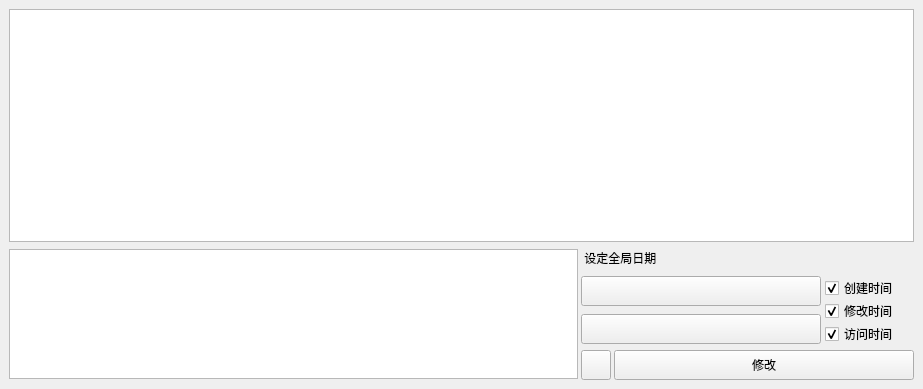
<?xml version="1.0" encoding="UTF-8"?>
<ui version="4.0">
 <class>MainWindow</class>
 <widget class="QMainWindow" name="MainWindow">
  <property name="geometry">
   <rect>
    <x>0</x>
    <y>0</y>
    <width>923</width>
    <height>389</height>
   </rect>
  </property>
  <property name="windowTitle">
   <string>MainWindow</string>
  </property>
  <widget class="QWidget" name="centralwidget">
   <layout class="QGridLayout" name="gridLayout_3">
    <item row="0" column="0">
     <layout class="QGridLayout" name="gridLayout_2">
      <item row="0" column="0">
       <widget class="TableWidget" name="table_widget_info_bar"/>
      </item>
      <item row="1" column="0">
       <layout class="QGridLayout" name="gridLayout">
        <property name="horizontalSpacing">
         <number>3</number>
        </property>
        <property name="verticalSpacing">
         <number>6</number>
        </property>
        <item row="0" column="0" rowspan="2">
         <widget class="TextEdit" name="text_edit_path_input">
          <property name="sizePolicy">
           <sizepolicy hsizetype="Minimum" vsizetype="Maximum">
            <horstretch>0</horstretch>
            <verstretch>0</verstretch>
           </sizepolicy>
          </property>
          <property name="minimumSize">
           <size>
            <width>500</width>
            <height>130</height>
           </size>
          </property>
          <property name="maximumSize">
           <size>
            <width>16777215</width>
            <height>130</height>
           </size>
          </property>
         </widget>
        </item>
        <item row="0" column="1">
         <layout class="QVBoxLayout" name="verticalLayout_3">
          <property name="spacing">
           <number>8</number>
          </property>
          <item>
           <widget class="StrongBodyLabel" name="StrongBodyLabel">
            <property name="minimumSize">
             <size>
              <width>90</width>
              <height>20</height>
             </size>
            </property>
            <property name="maximumSize">
             <size>
              <width>90</width>
              <height>20</height>
             </size>
            </property>
            <property name="text">
             <string> 设定全局日期</string>
            </property>
           </widget>
          </item>
          <item>
           <layout class="QGridLayout" name="gridLayout_4">
            <property name="horizontalSpacing">
             <number>4</number>
            </property>
            <property name="verticalSpacing">
             <number>6</number>
            </property>
            <item row="0" column="1">
             <layout class="QVBoxLayout" name="verticalLayout_2">
              <property name="spacing">
               <number>1</number>
              </property>
              <item>
               <widget class="CheckBox" name="check_box_create_time">
                <property name="minimumSize">
                 <size>
                  <width>29</width>
                  <height>22</height>
                 </size>
                </property>
                <property name="maximumSize">
                 <size>
                  <width>90</width>
                  <height>20</height>
                 </size>
                </property>
                <property name="text">
                 <string>创建时间</string>
                </property>
                <property name="checked">
                 <bool>true</bool>
                </property>
               </widget>
              </item>
              <item>
               <widget class="CheckBox" name="check_box_modify_time">
                <property name="minimumSize">
                 <size>
                  <width>29</width>
                  <height>22</height>
                 </size>
                </property>
                <property name="maximumSize">
                 <size>
                  <width>90</width>
                  <height>20</height>
                 </size>
                </property>
                <property name="text">
                 <string>修改时间</string>
                </property>
                <property name="checked">
                 <bool>true</bool>
                </property>
               </widget>
              </item>
              <item>
               <widget class="CheckBox" name="check_box_access_time">
                <property name="minimumSize">
                 <size>
                  <width>29</width>
                  <height>22</height>
                 </size>
                </property>
                <property name="maximumSize">
                 <size>
                  <width>90</width>
                  <height>20</height>
                 </size>
                </property>
                <property name="text">
                 <string>访问时间</string>
                </property>
                <property name="checked">
                 <bool>true</bool>
                </property>
               </widget>
              </item>
             </layout>
            </item>
            <item row="0" column="0">
             <layout class="QVBoxLayout" name="verticalLayout">
              <property name="spacing">
               <number>8</number>
              </property>
              <item>
               <widget class="CalendarPicker" name="calendar_picker_ymd">
                <property name="minimumSize">
                 <size>
                  <width>240</width>
                  <height>30</height>
                 </size>
                </property>
                <property name="maximumSize">
                 <size>
                  <width>240</width>
                  <height>30</height>
                 </size>
                </property>
                <property name="autoDefault">
                 <bool>false</bool>
                </property>
                <property name="dateFormat">
                 <enum>Qt::LocalDate</enum>
                </property>
               </widget>
              </item>
              <item>
               <widget class="TimePicker" name="time_picker_hms">
                <property name="enabled">
                 <bool>true</bool>
                </property>
                <property name="minimumSize">
                 <size>
                  <width>240</width>
                  <height>30</height>
                 </size>
                </property>
                <property name="maximumSize">
                 <size>
                  <width>240</width>
                  <height>30</height>
                 </size>
                </property>
                <property name="focusPolicy">
                 <enum>Qt::StrongFocus</enum>
                </property>
                <property name="toolTip">
                 <string/>
                </property>
                <property name="styleSheet">
                 <string notr="true">ScrollButton {
    background-color: rgb(249, 249, 249);
    border: none;
    border-radius: 7px;
}

CycleListWidget {
    background-color: transparent;
    border: none;
    border-top-left-radius: 7px;
    border-top-right-radius: 7px;
    outline: none;
    font: 14px 'Segoe UI', 'Microsoft YaHei', 'PingFang SC';
}

CycleListWidget::item {
    color: black;
    background-color: transparent;
    border: none;
    border-radius: 5px;
    margin: 0 4px;
    padding-left: 11px;
    padding-right: 11px;
}

CycleListWidget::item:hover {
    background-color: rgba(0, 0, 0, 9);
}

CycleListWidget::item:selected {
    background-color: rgba(0, 0, 0, 9);
}

CycleListWidget::item:selected:active {
    background-color: rgba(0, 0, 0, 6);
}

PickerPanel &gt; #view {
    background-color: rgb(249, 249, 249);
    border: 1px solid rgba(0, 0, 0, 0.14);
    border-radius: 7px;
}

SeparatorWidget {
    background-color: rgb(234, 234, 234);
}

ItemMaskWidget {
    font: 14px 'Segoe UI', 'Microsoft YaHei', 'PingFang SC';
}

PickerBase {
    font: 14px 'Segoe UI', 'Microsoft YaHei', 'PingFang SC';
    background: rgba(255, 255, 255, 0.7);
    border: 1px solid rgba(0, 0, 0, 0.073);
    border-bottom: 1px solid rgba(0, 0, 0, 0.183);
    border-radius: 5px;
    outline: none;
}

PickerBase:hover {
    background: rgba(249, 249, 249, 0.5);
}

PickerBase:pressed {
    background: rgba(249, 249, 249, 0.3);
    border-bottom: 1px solid rgba(0, 0, 0, 0.073);
}

PickerBase:disabled {
    color: rgba(0, 0, 0, 0.36);
    background: rgba(255, 255, 255, 0.3);
    border: 1px solid rgba(0, 0, 0, 0.06);
    border-bottom: 1px solid rgba(0, 0, 0, 0.06);
}

#pickerButton {
    font: 14px 'Segoe UI', 'Microsoft YaHei', 'PingFang SC';
    color: rgba(0, 0, 0, 0.6);
    background-color: transparent;
    border: none;
    outline: none;
    padding-left: 10px;
    padding-right: 10px;
}

#pickerButton:disabled {
    color: rgba(0, 0, 0, 0.36);
}

#pickerButton[hasBorder=true]:enabled {
    border-right: 1px solid rgba(0, 0, 0, 0.073);
}

#pickerButton[hasBorder=true]:disabled {
    border-right: 1px solid rgba(0, 0, 0, 0.06);
}

#pickerButton[hasBorder=false] {
    border-right: transparent;
}

#pickerButton[enter=true]:enabled {
    color: rgba(0, 0, 0, 0.896);
}

#pickerButton[hasValue=true]:enabled{
    color: rgb(0, 0, 0);
}

#pickerButton[pressed=true] {
    color: rgba(0, 0, 0, 0.6);
}

#pickerButton[align=&quot;center&quot;] {
    text-align: center;
}

#pickerButton[align=&quot;left&quot;] {
    text-align: left;
}

#pickerButton[align=&quot;right&quot;] {
    text-align: right;
}
</string>
                </property>
                <property name="locale">
                 <locale language="Chinese" country="China"/>
                </property>
                <property name="text">
                 <string/>
                </property>
                <property name="autoDefault">
                 <bool>false</bool>
                </property>
                <property name="default">
                 <bool>false</bool>
                </property>
                <property name="flat">
                 <bool>false</bool>
                </property>
                <property name="secondVisible">
                 <bool>true</bool>
                </property>
               </widget>
              </item>
             </layout>
            </item>
           </layout>
          </item>
         </layout>
        </item>
        <item row="1" column="1">
         <layout class="QHBoxLayout" name="horizontalLayout">
          <property name="spacing">
           <number>3</number>
          </property>
          <item>
           <widget class="ToolButton" name="tool_button_open_dir">
            <property name="sizePolicy">
             <sizepolicy hsizetype="Minimum" vsizetype="Fixed">
              <horstretch>0</horstretch>
              <verstretch>0</verstretch>
             </sizepolicy>
            </property>
            <property name="minimumSize">
             <size>
              <width>30</width>
              <height>30</height>
             </size>
            </property>
            <property name="maximumSize">
             <size>
              <width>30</width>
              <height>30</height>
             </size>
            </property>
           </widget>
          </item>
          <item>
           <widget class="PushButton" name="push_button_change_time">
            <property name="sizePolicy">
             <sizepolicy hsizetype="Fixed" vsizetype="Fixed">
              <horstretch>0</horstretch>
              <verstretch>0</verstretch>
             </sizepolicy>
            </property>
            <property name="minimumSize">
             <size>
              <width>300</width>
              <height>30</height>
             </size>
            </property>
            <property name="maximumSize">
             <size>
              <width>300</width>
              <height>30</height>
             </size>
            </property>
            <property name="text">
             <string>修改</string>
            </property>
           </widget>
          </item>
         </layout>
        </item>
       </layout>
      </item>
     </layout>
    </item>
   </layout>
  </widget>
 </widget>
 <customwidgets>
  <customwidget>
   <class>CheckBox</class>
   <extends>QCheckBox</extends>
   <header>qfluentwidgets</header>
  </customwidget>
  <customwidget>
   <class>PushButton</class>
   <extends>QPushButton</extends>
   <header>qfluentwidgets</header>
  </customwidget>
  <customwidget>
   <class>ToolButton</class>
   <extends>QToolButton</extends>
   <header>qfluentwidgets</header>
  </customwidget>
  <customwidget>
   <class>CalendarPicker</class>
   <extends>QPushButton</extends>
   <header>qfluentwidgets</header>
  </customwidget>
  <customwidget>
   <class>TimePicker</class>
   <extends>QPushButton</extends>
   <header>qfluentwidgets</header>
  </customwidget>
  <customwidget>
   <class>StrongBodyLabel</class>
   <extends>QLabel</extends>
   <header>qfluentwidgets</header>
  </customwidget>
  <customwidget>
   <class>TextEdit</class>
   <extends>QTextEdit</extends>
   <header>qfluentwidgets</header>
  </customwidget>
  <customwidget>
   <class>TableWidget</class>
   <extends>QTableWidget</extends>
   <header>qfluentwidgets</header>
  </customwidget>
 </customwidgets>
 <resources/>
 <connections/>
</ui>
